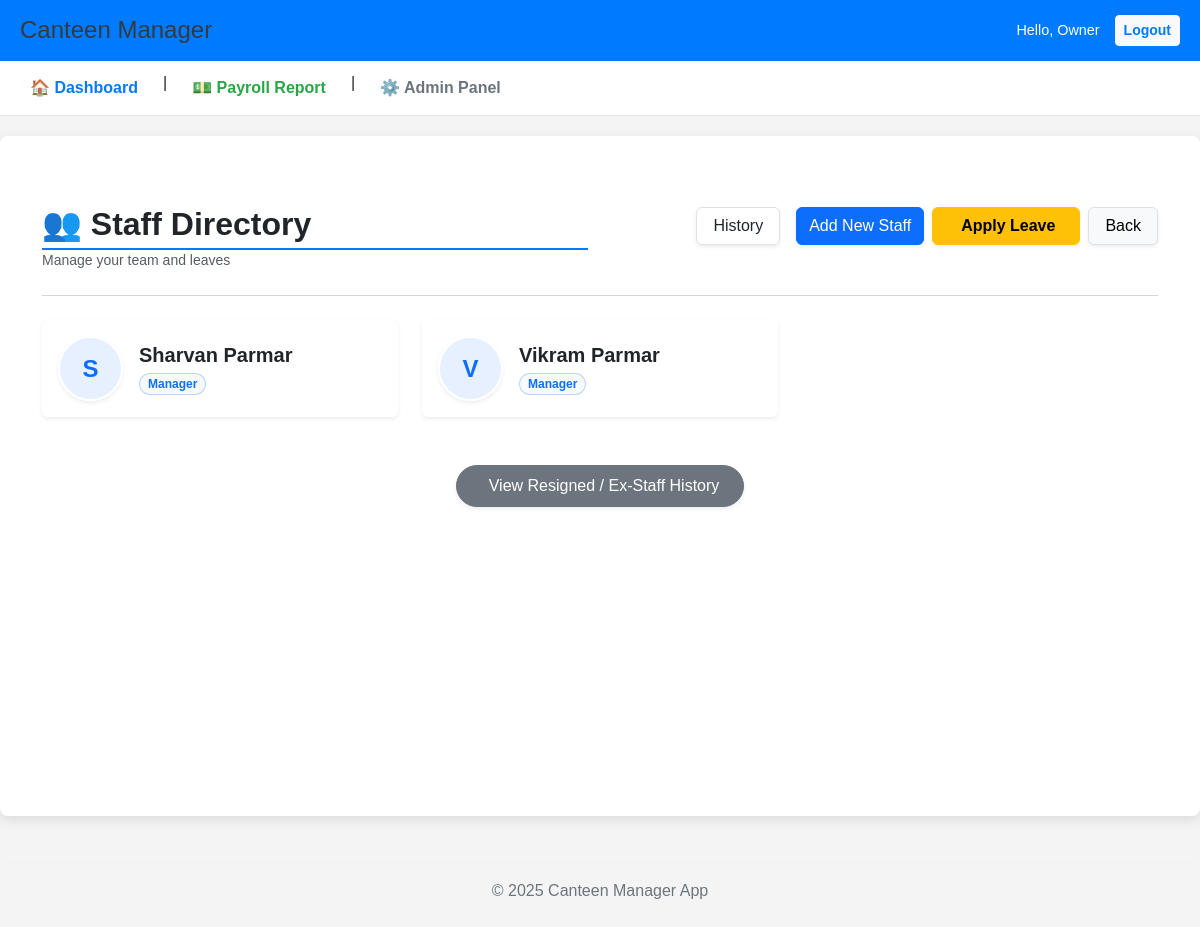
The app's page /management/staff/list/ (signed in), older data.
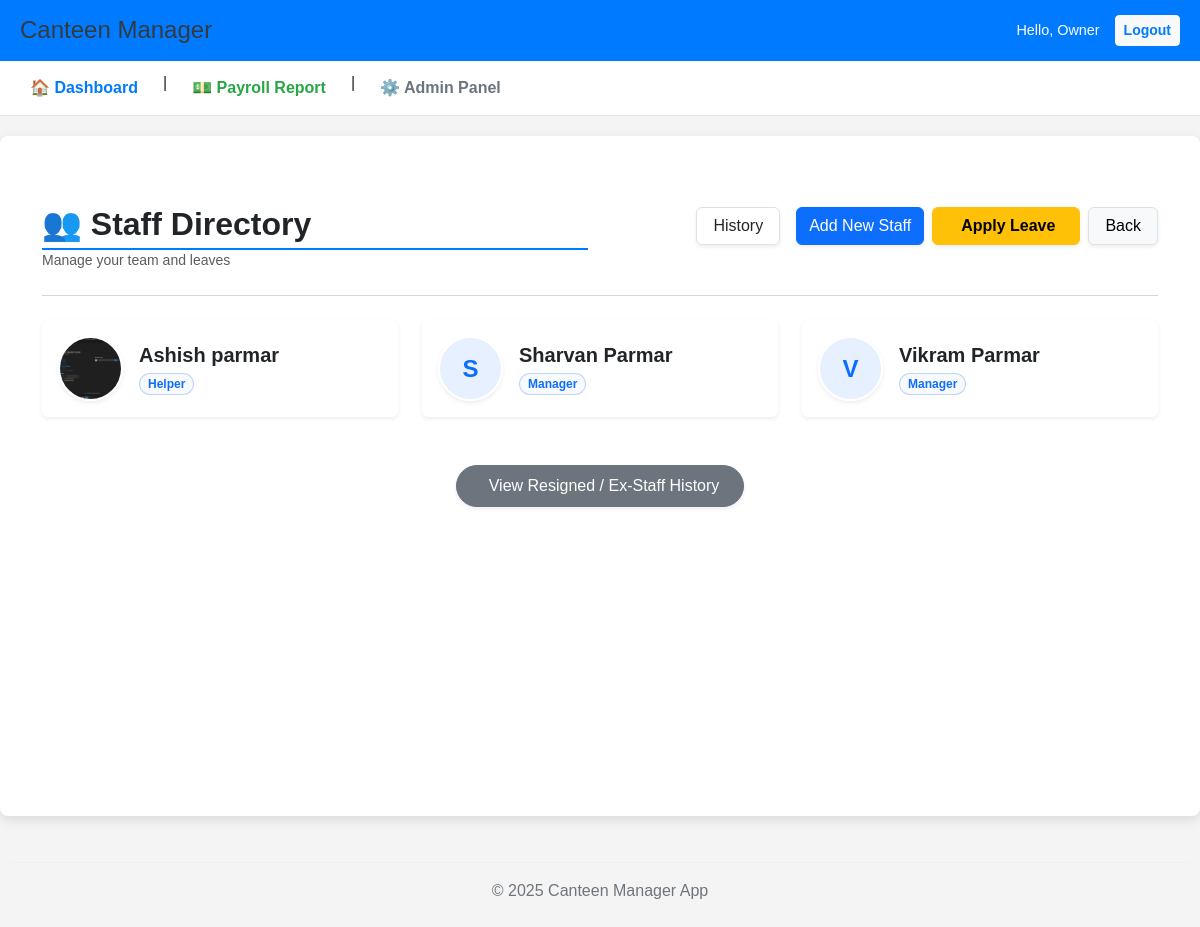
The same page, newer data.
### management/models.py (models this page shows, shortened)
class Staff(models.Model):
    ROLES = [
        ('Manager', 'Manager'),
        ('Cook', 'Cook'),
        ('Helper', 'Helper'),
    ]
    canteen = models.ForeignKey(
        Canteen,
        on_delete=models.SET_NULL, # अगर कैंटीन डिलीट हो जाए, तो स्टाफ को NULL कर दें
        null=True,
        blank=True,
        verbose_name="Assigned Canteen"
    )
    name = models.CharField(max_length=100, verbose_name="Staff Name")
    role = models.CharField(max_length=50, choices=ROLES, default='Helper', verbose_name="Role")
    phone = models.CharField(max_length=15, default='0000000000', verbose_name="Phone Number")
    joining_date = models.DateField(null=True, blank=True, verbose_name="Joining Date")
    monthly_salary = models.DecimalField(max_digits=10, decimal_places=2, verbose_name="Monthly Salary")
    bank_account_no = models.CharField(max_length=20, blank=True, null=True,verbose_name="Bank Account No")
    ifsc_code = models.CharField(max_length=15, blank=True, null=True,verbose_name="IFSC Code")
    photo = models.ImageField(upload_to='staff_photos/', null=True, blank=True, verbose_name="Staff Photo")
    aadhar_card = models.ImageField(upload_to='staff_aadhar/', null=True, blank=True, verbose_name="Aadhar Card Photo")
    class Meta:
        verbose_name = "Staff Member"
        verbose_name_plural = "Staff"
    is_active = models.BooleanField(default=True, verbose_name="Is Active Employee")
    leaving_date = models.DateField(null=True, blank=True, verbose_name="Leaving Date")

### management/views.py (the view)
# urls.py: path('staff/list/', views.staff_list, name='staff_list'),
@login_required
def staff_list(request):
    staff_members = Staff.objects.filter(is_active=True).order_by('canteen__name', 'name')
    return render(request, 'management/staff_list.html', {'all_staff': staff_members})

### management/templates/management/staff_list.html (shortened to what this page needs)
{% extends 'base.html' %}
{% block content %}
<div class="container mt-4 mb-5">
    <div class="row align-items-center mb-4">
        <div class="col-md-6">
            <h2 class="fw-bold text-dark mb-0">👥 Staff Directory</h2>
            <p class="text-muted small mb-0">Manage your team and leaves</p>
        </div>
        <div class="col-md-6 text-md-end mt-3 mt-md-0">
            <div class="d-inline-flex gap-2">
                <a href="{% url 'staff_leave_history' %}" class="btn btn-outline-dark border shadow-sm px-3"
                    title="View Leave History">
                     History
                </a>
                <a href="{% url 'add_staff' %}" class="btn btn-primary shadow-sm ms-2">
                     Add New Staff
                </a>
                <a href="{% url 'apply_leave' %}" class="btn btn-warning fw-bold shadow-sm px-4">
                     Apply Leave
                </a>
                <a href="{% url 'home_dashboard' %}" class="btn btn-light border shadow-sm px-3">
                     Back
                </a>
            </div>
        </div>
    </div>
    <hr class="text-muted opacity-25 mb-4">
    <div class="row g-4">
        {% for staff in all_staff %}
        <div class="col-md-4 col-sm-6">
            <a href="{% url 'staff_detail' staff.id %}" class="text-decoration-none">
                <div class="card shadow-sm border-0 h-100 staff-card position-relative overflow-hidden">
                    <div class="card-body p-3 d-flex align-items-center">
                        <div class="me-3 flex-shrink-0">
                            {% if staff.photo %}
                            <img src="{{ staff.photo.url }}"
                                class="rounded-circle shadow-sm border border-2 border-white"
                                style="width: 65px; height: 65px; object-fit: cover;">
                            {% else %}
                            <div class="rounded-circle bg-primary bg-opacity-10 text-primary d-flex justify-content-center align-items-center fw-bold border border-2 border-white shadow-sm"
                                style="width: 65px; height: 65px; font-size: 1.5rem;">
                                {{ staff.name|slice:":1"|upper }}
                            </div>
                            {% endif %}
                        </div>
                        <div class="flex-grow-1">
                            <h5 class="fw-bold text-dark mb-1 text-truncate" style="max-width: 180px;">{{ staff.name }}
                            </h5>
                            <span
                                class="badge bg-light text-primary border border-primary border-opacity-25 rounded-pill px-2">
                                {{ staff.role }}
                            </span>
                        </div>
                    </div>
                </div>
            </a>
        </div>
        {% endfor %}
    </div>
    <div class="d-flex justify-content-center mt-5 pb-5">
        <a href="{% url 'ex_staff_list' %}" class="btn btn-secondary shadow-sm px-4 py-2 rounded-pill">
             View Resigned / Ex-Staff History
        </a>
    </div>
</div>
{% endblock %}

Row changes from the older to the newer data that the page shows:
now on this page (row edited): Staff: photo (picture), name "Ashish parmar", role "Helper"
